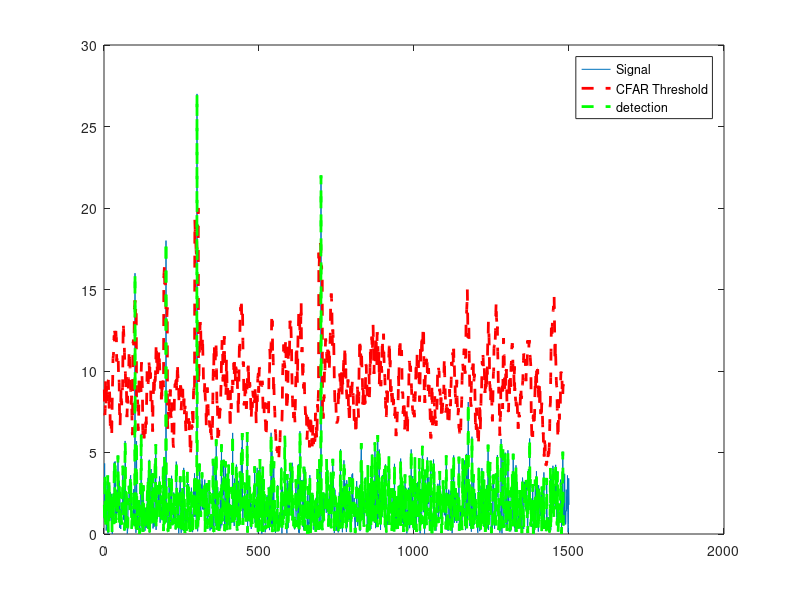

Write the MATLAB code that produced this figure.
% Implement 1D CFAR using lagging cells on the given noise and target scenario.

% Close and delete all currently open figures
close all;

% Generate Noisy Signal

% Specify the parameters of a signal with a sampling frequency of 1 kHz 
% and a signal duration of 1.5 seconds.

Fs = 1000;            % Sampling frequency                    
T = 1/Fs;             % Sampling period       
L = 1500;             % Length of signal
t = (0:L-1)*T;        % Time vector

% Form a signal containing a 50 Hz sinusoid of amplitude 0.7 and a 120 Hz 
% sinusoid of amplitude 1.

S = 0.7*sin(2*pi*50*t) + sin(2*pi*120*t);

% Corrupt the signal with zero-mean white noise with a variance of 4
X = S + 2*randn(size(t));

X_cfar = abs(X);

% Data_points
Ns = 1500;  % let it be the same as the length of the signal

%Targets location. Assigning bin 100, 200, 300, and 700 as Targets
%  with the amplitudes of 16, 18, 27, 22.
X_cfar([100 ,200, 300, 700])=[16 18 27 22];


% Apply CFAR to detect the targets by filtering the noise.

T = 12;
G = 4;
offset = 5;

% Initialize vector to hold threshold values 
threshold_cfar = zeros(Ns-(G+T+1),1);

% Initialize Vector to hold final signal after thresholding
signal_cfar = zeros(Ns-(G+T+1),1);

% Slide window across the signal length
for i = 1:(Ns-(G+T+1))     
    noise_level = sum(X_cfar(i:i+T-1));
    threshold = (noise_level/T)*offset;
    % Add threshold value to the threshold_cfar vector
    threshold_cfar(i) = threshold;
    signal = X_cfar(i+T+G);
    % add signal value to the signal_cfar vector
    signal_cfar(i) = signal;
end

% plot the filtered signal
plot(signal_cfar);
legend('Signal')

% plot original sig, threshold and filtered signal within the same figure.

plot(X_cfar);
hold on
plot(circshift(threshold_cfar,G),'r--','LineWidth',2)
hold on
plot (circshift(signal_cfar,(T+G)),'g--','LineWidth',2);
legend('Signal','CFAR Threshold','detection')